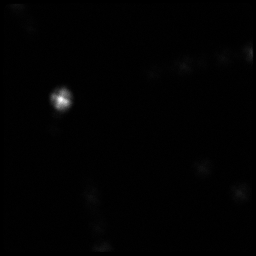
#> input picture tests/2IhsN5QO.tiff, 256 x 256 px
$ python -i threshold.py   (imports and definitions only)
#> lines starting #> are read from the running program, lines starting #| are printed output that depends on the picture; after the words box and inside, x2 and y2 are one past the last pixel; in counts of white or black regions, pixels touching at a corner belong together
#> further down, picture is the input picture: shape (256, 256, 3); min 0, max 255, mean 1.9
import itertools

import cv2
import matplotlib.pyplot as plt
import numpy as np
from PIL import Image

_open_kernel3 = np.array([[0, 1, 0], [1, 1, 1], [0, 1, 0]], dtype=np.uint8)

_open_kernel5 = np.array(
    [
        [0, 0, 1, 0, 0],
        [0, 1, 1, 1, 0],
        [1, 1, 1, 1, 1],
        [0, 1, 1, 1, 0],
        [0, 0, 1, 0, 0],
    ],
    dtype=np.uint8,
)

_open_kernel7 = np.array(
    [
        [0, 0, 0, 1, 0, 0, 0],
        [0, 1, 1, 1, 1, 1, 0],
        [0, 1, 1, 1, 1, 1, 0],
        [1, 1, 1, 1, 1, 1, 1],
        [0, 1, 1, 1, 1, 1, 0],
        [0, 1, 1, 1, 1, 1, 0],
        [0, 0, 1, 1, 1, 0, 0],
    ],
    dtype=np.uint8,
)


class ThresholdingPeakFinder:
    def __init__(
        self,
        noise_cutoff_quantile: float = 0.8,
        min_peak_dist_pixels: float = 8.0,
        mask_file: str | None = None,
        mask_rel_erosion_radius: float = 0.05,
        blur_kernel_sigma: int = 5,
        open_kernel_size_pixels: int = 3,
        show_steps: bool = False,
        show_scale: str = "linear",
    ):
        self.noise_cutoff_quantile = noise_cutoff_quantile
        self.min_peak_dist_pixels = min_peak_dist_pixels
        self.blur_kernel_sigma = blur_kernel_sigma
        assert open_kernel_size_pixels in (
            3,
            5,
            7,
        ), "Invalid open kernel size. Only 3, 5 and 7 are available"
        self.open_kernel_size = open_kernel_size_pixels

        if mask_file is None:
            self.mask = None
        else:
            mask = np.array(Image.open(mask_file))
            radius = max(1, int(min(mask.shape) * mask_rel_erosion_radius))
            kernel = np.ones((radius, radius), dtype=np.uint8)
            self.mask = cv2.erode(mask, kernel).astype(bool)

        self.show_steps = show_steps
        self.show_scale = show_scale

    # [48 lines left out: functions circularity, split_contour, not called in this run]

    def find_peaks(self, im):
        im = im.astype(float)

        if self.mask is None:
            mask = np.ones(im.shape, dtype=bool)
        else:
            mask = self.mask
            assert mask.shape == im.shape, "Invalid size of mask for given image"

        if self.show_steps:
            plt.imshow(mask)
            plt.title("Mask")
            plt.show()
            plt.imshow(im * mask.astype(float), cmap="binary", norm=self.show_scale)
            plt.title("Masked image")
            plt.show()
            plt.savefig("masked_image.png")

        # 1.6 as per Marr and Hildreth, "Theory of Edge Detection"
        big_sigma = 1.6 * self.blur_kernel_sigma
        k_size_desired = max(1, int(big_sigma * 3))
        k_size = 2 * (k_size_desired // 2) + 1
        blur_small = cv2.GaussianBlur(im, (k_size, k_size), self.blur_kernel_sigma)
        blur_big = cv2.GaussianBlur(im, (k_size, k_size), big_sigma)

        # small - big ~ -Laplacian, so peaks occur at *large* values of im_dog
        # (red on the seismic color map)
        im_dog = blur_small - blur_big
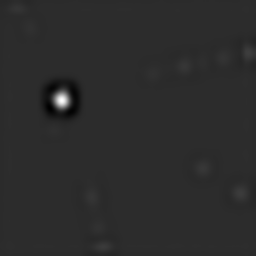
#> im_dog: shape (256, 256, 3) float64; min -6.79, max 32.15, mean 0; drawn with min black and max white

        if self.show_steps:
            plt.imshow(
                im_dog * mask.astype(float),
                cmap="seismic",
                norm=self.show_scale,
            )
            plt.title("DoG")
            plt.show()
            plt.savefig("difference_of_gaussians.png")

        noise_est = np.quantile(im_dog[mask], self.noise_cutoff_quantile)
#> noise_est = 0.0193
        im_thresh = im_dog > noise_est
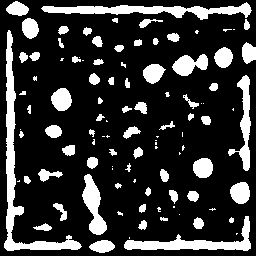
#> im_thresh: shape (256, 256, 3) bool; 20% white; 102 white regions (35 under 20 px), largest, box (x1, y1, x2, y2) and area: (4, 30, 82, 251) 2234, (41, 2, 252, 20) 1550, (124, 216, 251, 251) 1258

        if self.show_steps:
            plt.imshow(im_thresh * mask.astype(float), cmap="binary", vmax=1.0)
            plt.title("Threshold")
            plt.show()
            plt.savefig("threshold.png")

        open_kernel = _open_kernel3 if self.open_kernel_size == 3 else _open_kernel5
        im_opened = cv2.morphologyEx(
            ((im_thresh > 0) * mask).astype(np.uint8),
            cv2.MORPH_OPEN,
            open_kernel,
        )
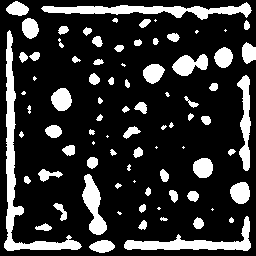
#> im_opened: shape (256, 256, 3); values 0 (black) and 1 (white), 19.5% white; 83 white regions (18 under 20 px), largest, box (x1, y1, x2, y2) and area: (4, 30, 82, 251) 2228, (41, 2, 252, 20) 1544, (124, 216, 251, 251) 1255

        if self.show_steps:
            fig, axes = plt.subplots(1, 2)
            axes[0].imshow(im_thresh * mask.astype(float), cmap="binary", vmax=1.0)
            axes[0].set_title("Noise-subtracted")
            axes[1].imshow(im_opened)
            axes[1].set_title("Opened")
            plt.show()
            plt.savefig("noise_subtracted.png")

#> (the run stopped early here; a loop or call above may not have finished)
